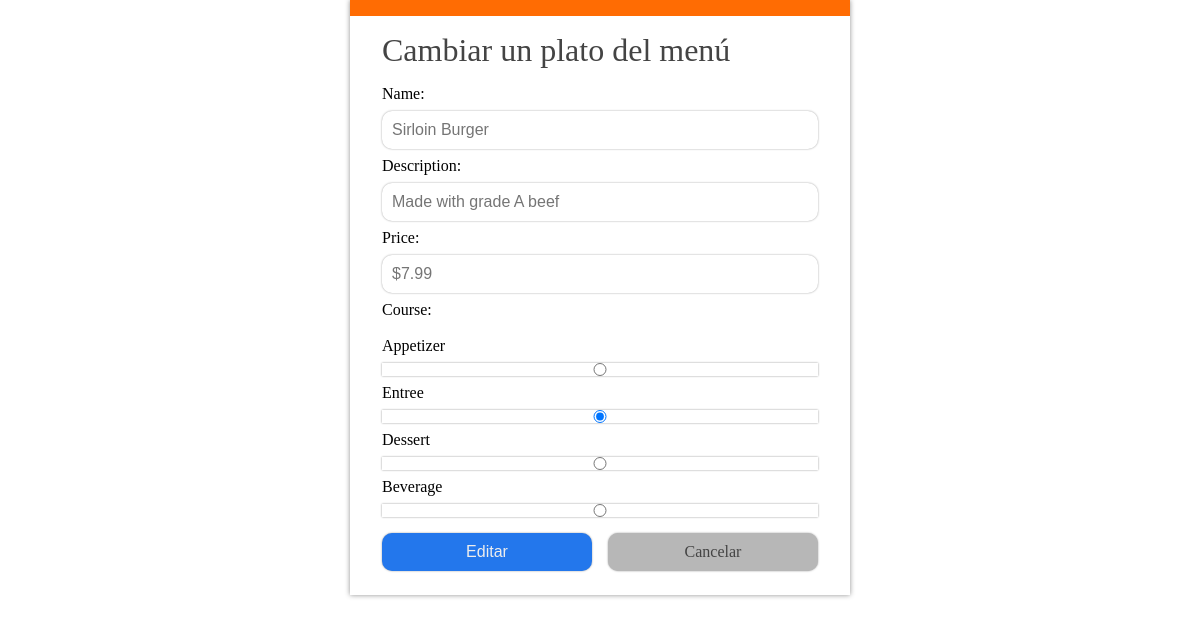
/restaurant/1/menu/5/edit, run on the app's committed database.
### el finalfinal proyecto/database_setup.py (models this page shows, shortened)
class MenuItem(Base):
    __tablename__ = 'menu_item'
    name = Column(String(80), nullable=False)
    id = Column(Integer, primary_key=True)
    description = Column(String(250))
    price = Column(String(8))
    course = Column(String(250))
    restaurant_id = Column(Integer, ForeignKey('restaurant.id'))
    restaurant = relationship(Restaurant)

### el finalfinal proyecto/finalproject.py (the view)
@app.route('/restaurant/<int:restaurant_id>/menu/<int:menu_id>/edit', methods=['GET', 'POST'])
def editMenuItem(restaurant_id, menu_id):
    DBSession = sessionmaker(bind=engine)
    session = DBSession()
    editedItem = session.query(MenuItem).filter_by(id=menu_id).one()
    if request.method == 'POST':
        if request.form['name']:
            editedItem.name = request.form['name']
        if request.form['description']:
            editedItem.description = request.form['description']
        if request.form['price']:
            editedItem.price = request.form['price']
        if request.form['course']:
            editedItem.course = request.form['course']
        session.add(editedItem)
        session.commit()
        print("Se editó correctamente el item del menú")
        return redirect(url_for('showMenu', restaurant_id=restaurant_id))
    else:
        return render_template(
            'editmenuitem.html', restaurant_id=restaurant_id, menu_id=menu_id, item=editedItem)

### el finalfinal proyecto/templates/editmenuitem.html (shortened to what this page needs)
<!DOCTYPE html>
<html lang="en">
<head>
	<link rel=stylesheet type=text/css href="{{ url_for('static', filename='edit.css') }}">
</head>
<body>
	<form action="#" method = 'post'>
	<h1> Cambiar un plato del menú </h1>
	<p>Name:</p>
		<input type ='text' size='30' name='name' placeholder = '{{item.name }}'>
	<p>Description:</p>
		<input type ='text' size='30' name='description' placeholder = '{{item.description}}'>
	<p>Price:</p>
		<input type ='text' size='30' name='price' placeholder = '{{item.price}}'>
	<p>Course:<p><br>
	{% if item.course == 'Appetizer' %}
	Appetizer
		<input type ='radio' name='course' value='Appetizer'checked>
	{%else%}
	Appetizer
	<input type ='radio' name='course' value='Appetizer'>
	{% endif %}
	{% if item.course == 'Entree' %}
	Entree
	<input type ='radio' name='course' value='Entree' checked>
	{%else%}
	Entree
		<input type ='radio' name='course' value='Entree'>
	{% endif %}
	{% if item.course == 'Dessert'%}
	Dessert
		<input type ='radio' name='course' value='Dessert'checked>
	{% else %}
	Dessert
	   <input type ='radio' name='course' value='Dessert'>
	{% endif %}
	{%if item.course =='Beverage'%}
	Beverage
		<input type ='radio' name='course' value='Beverage'checked>
	{% else %}
	Beverage
		<input type ='radio' name='course' value='Beverage'>
	{% endif %}
	<div class="botones">
		<input type='submit' value='Editar'>
		<a href='{{url_for('showRestaurants')}}'>Cancelar</a>
	</div>
	</form>
</body>
</html>

### el finalfinal proyecto/static/edit.css (style rules this page uses)
* { margin: 0; padding: 0; box-sizing: border-box; }
.botones a { display: block; width: calc(50% - 0.5rem); margin: 0.5rem 0; padding: 10px; font-size: 1em; border: none; border-radius: 10px; box-shadow: 0 0 2px #999; text-decoration: none; text-align: center; background-color: rgb(183, 183, 183); color: #444444; }
.botones { display: flex; justify-content: space-between; align-items: center; }
.botones input { width:calc(50% - 0.5rem); background-color: rgb(35, 119, 236); color: #ededed; }
form { display: block; margin: 0 auto; width: 90%; max-width: 500px; box-shadow: 0 0 5px rgb(144, 144, 144); padding: 1rem 2rem; border-top: 1rem solid rgb(255, 108, 3); }
form h1 { margin-bottom: 1rem; display: block; font-weight: lighter; color:#444444; }
input { display: block; width: 100%; margin: 0.5rem 0; padding: 10px; font-size: 1em; border: none; border-radius: 10px; box-shadow: 0 0 2px #999; cursor: pointer; }

### data on the page
MenuItem: name "Sirloin Burger", description "Made with grade A beef", price "$7.99"
